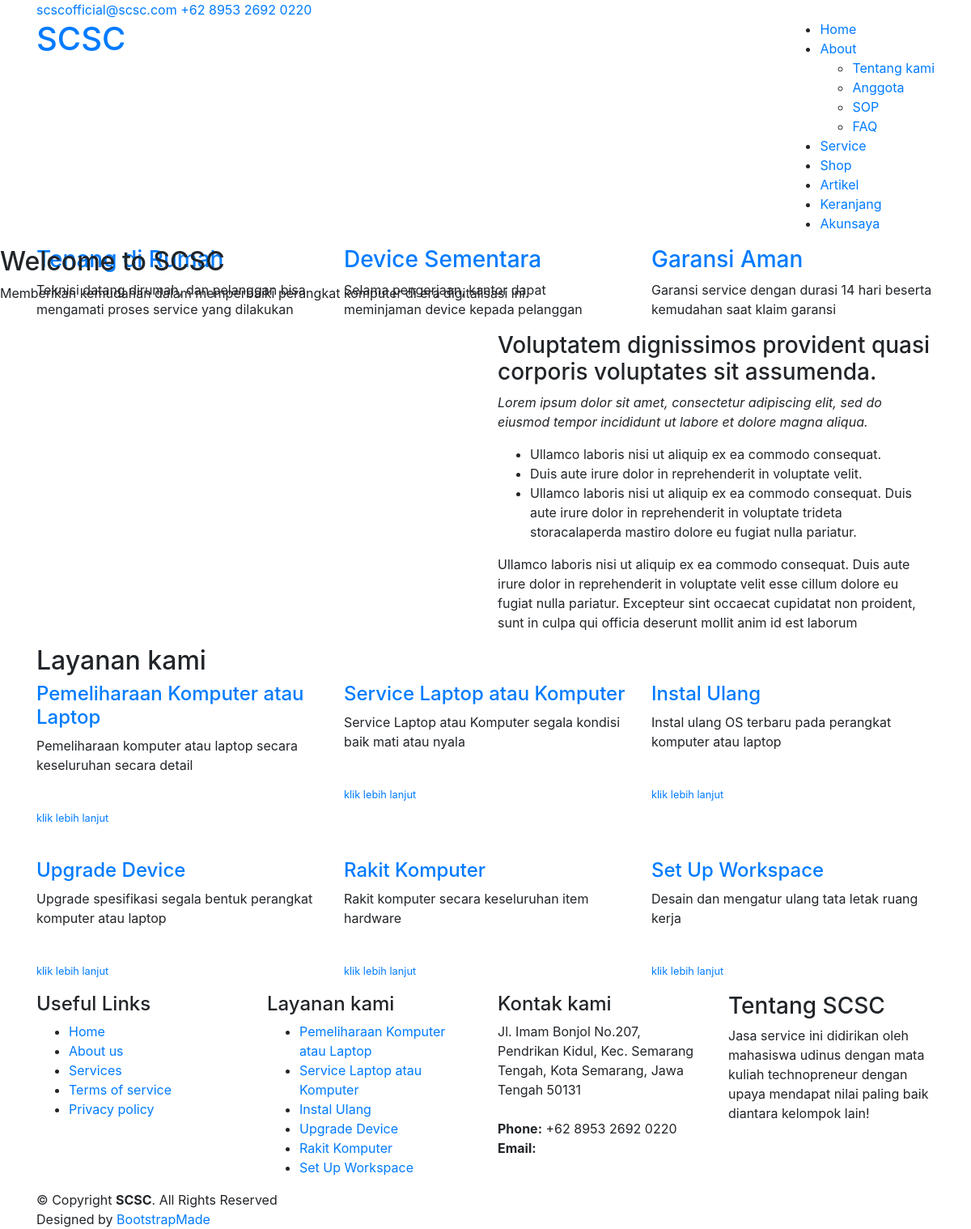
The page / on the database its author committed.
### tables this page shows
CREATE TABLE `homemenu` (
  `id` int(191) NOT NULL,
  `name` varchar(191) NOT NULL,
  `value` varchar(191) NOT NULL,
  `status` int(191) NOT NULL
);

CREATE TABLE `homemenuabout` (
  `id` int(191) NOT NULL,
  `name` varchar(191) NOT NULL,
  `value` varchar(191) NOT NULL,
  `status` int(191) NOT NULL
);

CREATE TABLE `service` (
  `id` int(191) NOT NULL,
  `icon` varchar(191) NOT NULL,
  `name` varchar(191) NOT NULL,
  `description` text NOT NULL,
  `estimation` varchar(191) NOT NULL,
  `level` int(191) NOT NULL,
  `price` int(191) NOT NULL,
  `status` int(191) NOT NULL
);

### application/controllers/Home.php (called while the page is built, shortened)
<?php
class home extends CI_Controller
{
    public function index()
    {
        $data['title'] = "SCSC";
        $tempVar = $this->scsc->getAll("homemenu");
        $data['menu'] = $tempVar;
        $tempVar = $this->scsc->getAll("homemenuabout");
        $data['submenu'] = $tempVar;
        $tempVar = $this->scsc->getData("profil",array('name'=>'tentang'));
        $tempVar = $tempVar[0]["value"];
        $data['tentang'] = $tempVar;
        $tempVar = $this->scsc->getData("profil",array('name'=>'slogan'));
        $tempVar = $tempVar[0]["value"];
        $data['slogan'] = $tempVar;
        $tempVar = $this->scsc->getData("profil",array('name'=>'logo'));
        $tempVar = $tempVar[0]["value"];
        $data['logo'] = $tempVar;
        $tempVar = $this->scsc->getData("profil",array('name'=>'singkatan'));
        $tempVar = $tempVar[0]["value"];
        $data['singkatan'] = $tempVar;
        $tempVar = $this->scsc->getData("profil",array('name'=>'email'));
        $tempVar = $tempVar[0]["value"];
        $data['email'] = $tempVar;
        $tempVar = $this->scsc->getData("profil",array('name'=>'alamat'));
        $tempVar = $tempVar[0]["value"];
        $data['alamat'] = $tempVar;
        $tempVar = $this->scsc->getData("profil",array('name'=>'telp'));
        $tempVar = $tempVar[0]["value"];
        $data['telp'] = $tempVar;
        $tempVar = $this->scsc->getData("profil",array('name'=>'twitter'));
        $tempVar = $tempVar[0]["value"];
        $data['twitter'] = $tempVar;
        $tempVar = $this->scsc->getData("profil",array('name'=>'facebook'));
        $tempVar = $tempVar[0]["value"];
        $data['facebook'] = $tempVar;
        $tempVar = $this->scsc->getData("profil",array('name'=>'instagram'));
        $tempVar = $tempVar[0]["value"];
        $data['instagram'] = $tempVar;
        $tempVar = $this->scsc->getData("profil",array('name'=>'skype'));
        $tempVar = $tempVar[0]["value"];
        $data['skype'] = $tempVar;
        $tempVar = $this->scsc->getData("profil",array('name'=>'linkedin'));
        $tempVar = $tempVar[0]["value"];
        $data['linkedin'] = $tempVar;
        $tempVar = $this->scsc->getAll("corefitur");
        $data['mainfitur'] = $tempVar;
        $tempVar = $this->scsc->getData("service",array('status'=>'1'));
        $data['services'] = $tempVar;
        $data['active'] = 1;
        $data['dd'] = 2;
        $data['dda'] = 0;
        $this->load->view('home/header', $data);
        $this->load->view('home/top', $data);
        $this->load->view('home/index', $data);
        $this->load->view('home/footer', $data);
    }
}

### index.php (called while the page is built, shortened)
<?php
require_once BASEPATH.'core/CodeIgniter.php';

### application/models/scsc.php (called while the page is built, shortened)
<?php
class scsc extends CI_Model
{
    public function getData($dataBase, $where)
    {
        return $this->db->get_where($dataBase, $where)->result_array();
    }
    public function getAll($tabel)
    {
        return $this->db->get($tabel)->result_array();
    }
}

### application/views/home/index.php (the view, shortened to what this page needs)
<section id="hero">
  <div class="hero-container">
    <div id="heroCarousel" class="carousel slide carousel-fade" data-ride="carousel">
        <div class="carousel-item active" style="background: url(<?= base_url();?>assets/home/img/slide/slide-1.jpg)">
          <div class="carousel-container">
            <div class="carousel-content">
              <h2 class="animate__animated animate__fadeInDown">Welcome to <span><?= $singkatan;?></span></h2>
              <p class="animate__animated animate__fadeInUp"><?= $slogan;?>.</p>
            </div>
          </div>
        </div>
    </div>
  </div>
</section>
<main id="main">
  <section id="featured" class="featured">
    <div class="container">
      <div class="row">
        <?php foreach($mainfitur as $fitur):?>
        <div class="col-lg-4">
          <div class="icon-box">
            <h3><a href=""><?= $fitur['name']?></a></h3>
            <p><?= $fitur['description']?></p>
          </div>
        </div>
        <?php endforeach;?>
      </div>
    </div>
  </section>
  <section id="about" class="about">
    <div class="container">
      <div class="row">
        <div class="col-lg-6">
        </div>
        <div class="col-lg-6 pt-4 pt-lg-0 content">
          <h3>Voluptatem dignissimos provident quasi corporis voluptates sit assumenda.</h3>
          <p class="font-italic">
            Lorem ipsum dolor sit amet, consectetur adipiscing elit, sed do eiusmod tempor incididunt ut labore et dolore
            magna aliqua.
          </p>
          <ul>
            <li><i class="icofont-check-circled"></i> Ullamco laboris nisi ut aliquip ex ea commodo consequat.</li>
            <li><i class="icofont-check-circled"></i> Duis aute irure dolor in reprehenderit in voluptate velit.</li>
            <li><i class="icofont-check-circled"></i> Ullamco laboris nisi ut aliquip ex ea commodo consequat. Duis aute irure dolor in reprehenderit in voluptate trideta storacalaperda mastiro dolore eu fugiat nulla pariatur.</li>
          </ul>
          <p>
            Ullamco laboris nisi ut aliquip ex ea commodo consequat. Duis aute irure dolor in reprehenderit in voluptate
            velit esse cillum dolore eu fugiat nulla pariatur. Excepteur sint occaecat cupidatat non proident, sunt in
            culpa qui officia deserunt mollit anim id est laborum
          </p>
        </div>
      </div>
    </div>
  </section>
  <section id="services" class="services">
    <div class="container">
      <div class="section-title" data-aos="fade-up">
        <h2>Layanan kami</h2>
      </div>
      <div class="row">
        <?php $a=1 ;
        foreach($services as $service):?>
          <div class="col-lg-4 col-md-6 d-flex align-items-stretch <?php if($a > 3):?>mt-4<?php endif;?>">
            <div class="icon-box">
              <h4><a href=""><?= $service['name'];?></a></h4>
              <p><?= $service['description'];?></p>
              <br>
              <a href="<?= base_url()?>service/serviceitem/<?= $service['name'];?>" class="stretched-link"><p><small>klik lebih lanjut</small></p></a>
            </div>
          </div>
        <?php $a++;
        endforeach;?>
      </div>
    </div>
  </section>
</main>

### application/views/home/top.php (shortened to what this page needs)
<body>
  <section id="topbar" class="d-none d-lg-block">
    <div class="container d-flex">
      <div class="contact-info mr-auto">
        <i class="icofont-envelope"></i><a href="mailto:<?= $email; ?>" target="_blank" ><?= $email; ?></a>
        <i class="icofont-phone"></i> <a href="tel:<?= $telp; ?>" target="_blank" ><?= $telp; ?></a>
      </div>
    </div>
  </section>
  <header id="header">
    <div class="container d-flex">
      <div class="logo mr-auto">
        <h1 class="text-light"><a href="<?= base_url()?>"><span><?= $singkatan; ?></span></a></h1>
      </div>
      <nav class="nav-menu d-none d-lg-block">
        <ul>
          <?php $a=1;
            foreach($menu as $nama):?>
            <?php if($a == $active && $nama['id'] != $dd):?>
              <li class="active"><a href="<?= base_url().strtolower($nama['value']);?>"><?= $nama['name'];?></a></li>
            <?php elseif($nama['id'] == $dd):?>
              <li class="drop-down"><a href="#"><?= $nama['name'];?></a>
                <ul>
                  <?php $b=1; foreach($submenu as $subnama):?>
                    <?php if($subnama['id'] != $dda):?>
                      <li>
                    <?php else:?>
                      <li class="active">
                    <?php endif;?>
                    <a href="<?= base_url().strtolower($subnama['name']);?>"><?= $subnama['value'];?></a></li>
                  <?php endforeach;?>
                </ul>
              </li>
            <?php else:?>
              <li><a href="<?= base_url().strtolower($nama['value']);?>"><?= $nama['name'];?></a></li>
            <?php endif;?>
            <?php $a++;?>
          <?php endforeach;?>
        </ul>
      </nav>
    </div>
  </header>

### application/views/home/footer.php (shortened to what this page needs)
<footer id="footer">
  <div class="footer-top">
    <div class="container">
      <div class="row">
        <div class="col-lg-3 col-md-6 footer-links">
          <h4>Useful Links</h4>
          <ul>
            <li><i class="bx bx-chevron-right"></i> <a href="#">Home</a></li>
            <li><i class="bx bx-chevron-right"></i> <a href="#">About us</a></li>
            <li><i class="bx bx-chevron-right"></i> <a href="#">Services</a></li>
            <li><i class="bx bx-chevron-right"></i> <a href="#">Terms of service</a></li>
            <li><i class="bx bx-chevron-right"></i> <a href="#">Privacy policy</a></li>
          </ul>
        </div>
        <div class="col-lg-3 col-md-6 footer-links">
          <h4>Layanan kami</h4>
          <ul>
            <?php foreach($services as $service):?>
              <li><i class="bx bx-chevron-right"></i> <a href="<?= base_url()?>service/serviceitem/<?= $service['name'];?>"><?= $service['name']; ?></a></li>
            <?php endforeach;?>
          </ul>
        </div>
        <div class="col-lg-3 col-md-6 footer-contact">
          <h4>Kontak kami</h4>
          <p>
            <?= $alamat; ?>
            <br><br>
            <strong>Phone:</strong> <?= $telp; ?><br>
            <strong>Email:</strong> <a href="mailto:<?= $email; ?>" target="_blank" class="text-white"><?= $email; ?></a><br>
          </p>
        </div>
        <div class="col-lg-3 col-md-6 footer-info">
          <h3>Tentang <?= $singkatan;?></h3>
          <p><?= ucfirst($tentang);?></p>
        </div>
      </div>
    </div>
  </div>
  <div class="container">
    <div class="copyright">
      &copy; Copyright <strong><span><?= $singkatan; ?></span></strong>. All Rights Reserved
    </div>
    <div class="credits">
      Designed by <a href="https://bootstrapmade.com/">BootstrapMade</a>
    </div>
  </div>
</footer>
</body>
</html>

### rows shown on the page
homemenu: name "Home"
homemenu: name "About"
homemenuabout: value "Tentang kami"
homemenuabout: value "Anggota"
homemenuabout: value "SOP"
homemenuabout: value "FAQ"
homemenu: name "Service"
homemenu: name "Shop"
homemenu: name "Artikel"
homemenu: name "Keranjang"
homemenu: name "Akunsaya"
service: name "Pemeliharaan Komputer atau Laptop", description "Pemeliharaan komputer atau laptop secara keseluruhan secara detail"
service: name "Service Laptop atau Komputer", description "Service Laptop atau Komputer segala kondisi baik mati atau nyala"
service: name "Instal Ulang", description "Instal ulang OS terbaru pada perangkat komputer atau laptop"
service: name "Upgrade Device", description "Upgrade spesifikasi segala bentuk perangkat komputer atau laptop"
service: name "Rakit Komputer", description "Rakit komputer secara keseluruhan item hardware"
service: name "Set Up Workspace", description "Desain dan mengatur ulang tata letak ruang kerja"

### other values the page prints
$email "scscofficial@scsc.com"
$telp "+62 8953 2692 0220"
$singkatan "SCSC"
$slogan "Memberikan kemudahan dalam memperbaiki perangkat komputer di era digitalisasi ini"
$alamat "Jl. Imam Bonjol No.207, Pendrikan Kidul, Kec. Semarang Tengah, Kota Semarang, Jawa Tengah 50131"
$tentang "Jasa service ini didirikan oleh mahasiswa udinus dengan mata kuliah technopreneur dengan upaya mendapat nilai paling baik diantara kelompok lain!"
